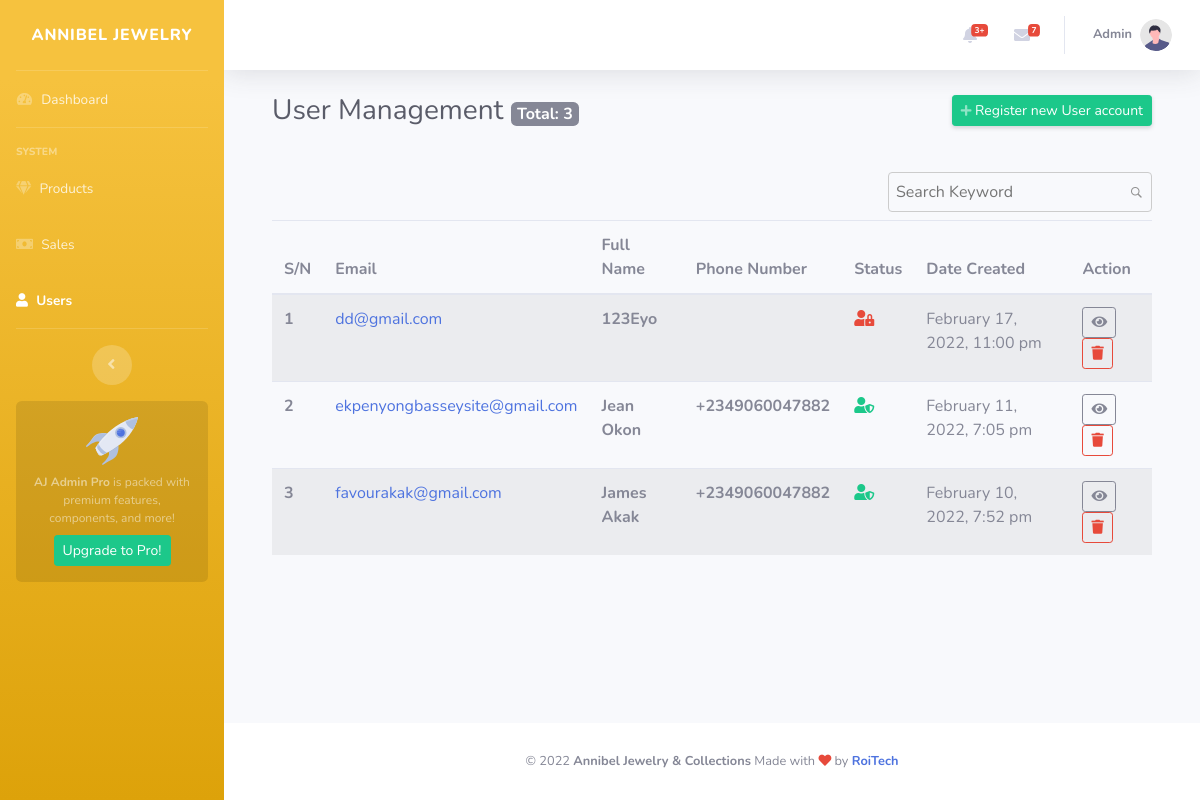
Before: /Admin/document_view/users.php with the older database file.
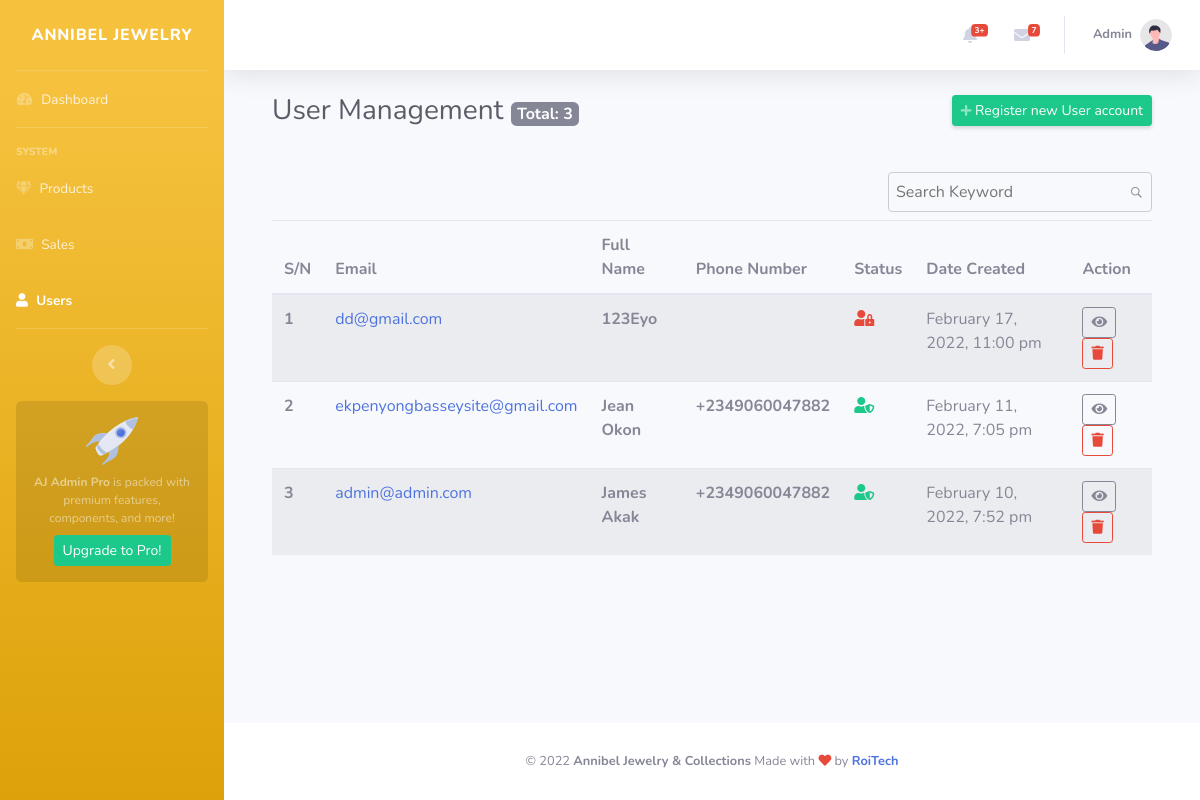
After: the same page with the newer database file.
### tables this page shows
CREATE TABLE `users` (
  `id` int(11) NOT NULL,
  `email` text NOT NULL,
  `password` text NOT NULL,
  `type` int(11) NOT NULL,
  `fullname` varchar(200) NOT NULL,
  `address` text NOT NULL,
  `town_city` text NOT NULL,
  `country` text NOT NULL,
  `zipcode` varchar(10) NOT NULL,
  `contact_info` text NOT NULL,
  `ordernote` text NOT NULL,
  `created_on` text NOT NULL DEFAULT current_timestamp(),
  `activate_code` text NOT NULL,
  `status` int(11) NOT NULL
);

### Admin/system/custom_model/sharedComponents.php (called while the page is built, shortened)
<?php
class SharedComponents
{
	function connection(){return new Database();}
	function protect($routeValue)
	{
		$data = $routeValue."";
		$ciphering = "AES-128-CTR";
		$options = 0;
		$encryption_iv = '1234567891011121';
		$encryption_key = "eyo123";
		$encryption = openssl_encrypt($data, $ciphering,
		$encryption_key, $options, $encryption_iv);
		return $encryption;
	}
	function getItemCount($tableName)
	{
		$db_handle = $this->connection()->open();
		try
		{
			$stm = $db_handle->prepare("SELECT * FROM $tableName");
			$stm->execute();
			$count = $stm->rowCount();
			return $count;
		}
		catch(PDOException $ex)
		{
			return $ex;
		}
		finally
		{
			$this->connection()->close();
		}
	}
}
?>

### Admin/document_view/users.php (the view, shortened to what the changed rows need)
<?php
    include '../includes/header.php';
    require_once '../system/custom_model/sharedComponents.php';
    $database_username = 'root';
	$database_password = '';
	$pdo_conn = new PDO( 'mysql:host=localhost;dbname=eyocommerce', $database_username, $database_password );
?>
<body id="page-top">
<?php
	$search_keyword = '';
	$sql = 'SELECT * FROM users WHERE email LIKE :keyword OR fullname LIKE :keyword OR address LIKE :keyword OR country LIKE :keyword OR town_city LIKE :keyword OR contact_info LIKE :keyword OR ordernote LIKE :keyword OR created_on LIKE :keyword ORDER BY id DESC ';
	$start=0;
	$limit=" limit " . $start . "," . ROW_PER_PAGE;
	$query = $sql.$limit;
	$pdo_statement = $pdo_conn->prepare($query);
	$pdo_statement->bindValue(':keyword', '%' . $search_keyword . '%', PDO::PARAM_STR);
	$pdo_statement->execute();
	$result = $pdo_statement->fetchAll();
?>
    <div id="wrapper">
        <div id="content-wrapper" class="d-flex flex-column">
            <div id="content">
                <?php include '../includes//navbar.php'; ?>
                <div class="container-fluid">
                    <div class="container pb-5 mb-4">
                    <div class="d-sm-flex align-items-center justify-content-between mb-4">
                        <h1 class="h3 mb-0 text-gray-800">User Management
                            <small class="badge badge-secondary" style="font-size: 1rem;"> Total:
                            <?php
                                $model = new SharedComponents();
                                echo $model->getItemCount("users");
                            ?>
                        </small>
                        </h1>
                    </div>
                        <div class="table-striped table-responsive">
                        <form name='frmSearch' action='' method='post'>
                        <?php
                            if(!empty($result))
                            {
                        ?>
                        <table class="table">
                            <thead>
                                <tr>
                                <th scope="col">S/N</th>
                                <th scope="col">Email</th>
                                <th scope="col">Full Name</th>
                                <th scope="col">Phone Number</th>
                                <th scope="col">Status</th>
                                <th scope="col">Date Created</th>
                                <th scope="col">Action</th>
                                </tr>
                            </thead>
                            <tbody>
                                <?php
                                    $num = 0;
                                    foreach($result as $row)
                                    {
                                            $userid = $model->protect($row["id"]);
                                            $email = $row['email'];
                                            $fullname = $row['fullname'];
                                            $phonenumber = $row['contact_info'];
                                            $address = $row['address'];
                                            $town_city = $row['town_city'];
                                            $country = $row['country'];
                                            $zipcode = $row['zipcode'];
                                            $status = $row['status'];
                                            $date = strtotime($row['created_on']);
                                            $date = date('F j, Y, g:i a', $date);
                                            $num++;
                                ?>
                                <tr>
                                    <th scope="row"><?php echo $num ?></th>
                                    <td>
                                        <a href="mailto:<?php echo $email ?>"><?php echo $email ?></a>
                                    </td>
                                    <td>
                                        <b title="<?php echo $address.", | ".$town_city.", | " .$country?>" ><?php echo $fullname ?></b>
                                    </td>
                                    <td>
                                        <b title="<?php echo $zipcode ?>" ><?php echo $phonenumber ?></b>
                                    </td>
                                    <td>
                                        <?php
                                            if($status == 1)
                                            {
                                        ?>
                                            <i class="fas fa-solid fa-user-shield" title="Activated" style="color:#1cc88a;"></i>
                                        <?php
                                            }
                                            else
                                            {
                                        ?>
                                        <i class="fas fa-solid fa-user-lock" title="Not Activated" style="color:#e74a3b;"></i>
                                        <?php
                                            }
                                        ?>
                                    </td>
                                    <td>
                                        <?php echo $date ?>
                                    </td>
                                    <td>
                                        <button class="btn btn-sm btn-outline-secondary" type="button" onclick="main.LoadTeamPopUpForm('user', '<?php echo $userid ?>')" data-toggle="modal" data-target=".bd-example-modal-lg" title="View Cart Details of <?php echo $fullname ?>">
                                            <i class="fas fa-eye"></i>
                                        </button>
                                        <button class="btn btn-sm btn-outline-danger" type="button" onclick="" title="Delete User <?php echo $fullname ?>" onclick="doDeleteUser('<?php echo $userid ?>')">
                                            <i class="fas fa-trash" ></i>
                                        </button>
                                    </td>
                                </tr>
                                <?php
                                }
                                ?>
                            </tbody>
                            </table>
                            <?php
                            }
                            ?>
                            </form>
                        </div>
                    </div>
                </div>
            </div>
        </div>
    </div>
</body>
</html>

Changed rows visible on the page:
changed users "James Akak": email "favourakak@gmail.com" → "admin@admin.com"
